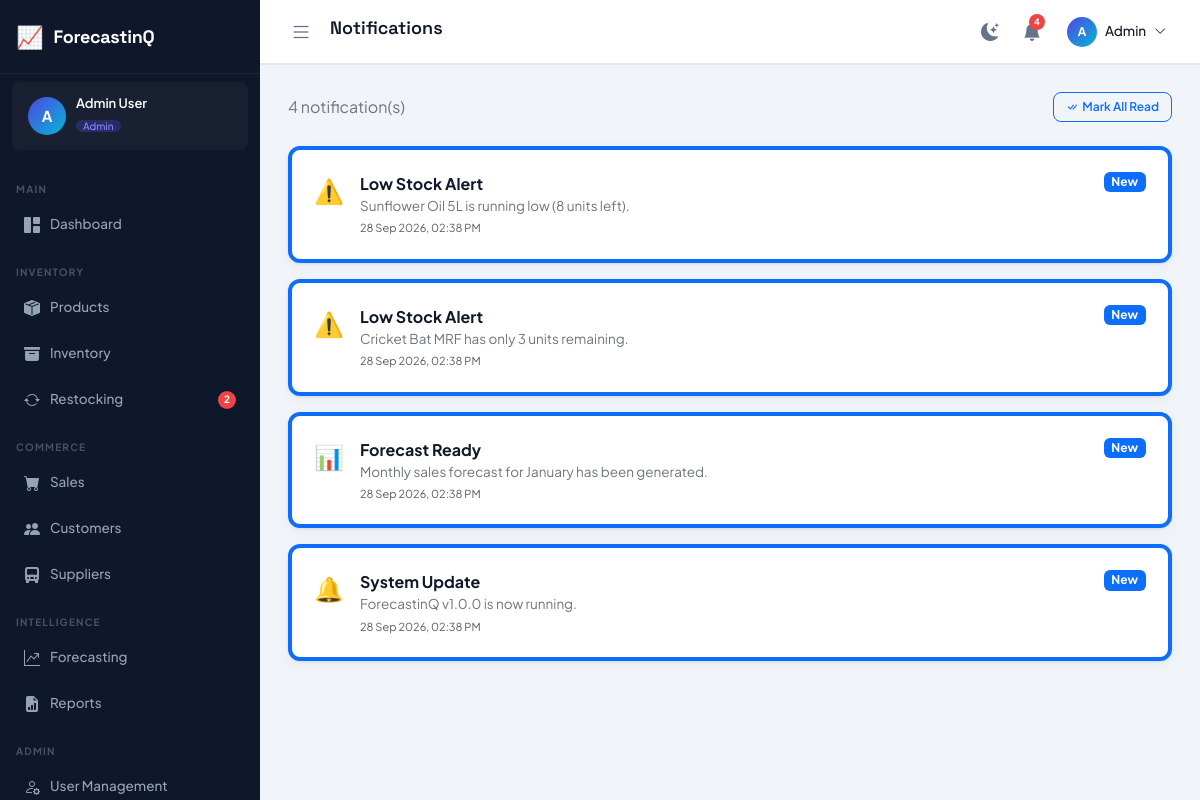
Screenshot of /notifications/ (signed in) with the database file from the repository.
### tables this page shows
CREATE TABLE notifications (
    id INTEGER PRIMARY KEY AUTOINCREMENT,
    user_id INTEGER,
    type VARCHAR(20) NOT NULL CHECK(type IN ('low_stock','out_of_stock','forecast','sales_target','system')),
    title VARCHAR(200) NOT NULL,
    message TEXT,
    is_read INTEGER DEFAULT 0,
    created_at TIMESTAMP DEFAULT CURRENT_TIMESTAMP,
    FOREIGN KEY (user_id) REFERENCES users(id) ON DELETE CASCADE
);

### blueprints/notifications.py (the view)
@bp.route("/")
@login_required
def index():
    user = get_current_user()
    if request.args.get("mark_all"):
        dbQuery("UPDATE notifications SET is_read=1 WHERE user_id=?", (user["id"],))
        return redirect(url_for("notifications.index"))
    notifications = dbFetchAll(
        "SELECT * FROM notifications WHERE user_id=? ORDER BY created_at DESC", (user["id"],)
    )
    icon_map = {"low_stock": "⚠️", "out_of_stock": "🚨", "forecast": "📊", "sales_target": "🎯", "system": "🔔"}
    for n in notifications:
        n["icon"] = icon_map.get(n["type"], "🔔")
    return render_template(
        "notifications/index.html",
        page_title="Notifications", active_menu="notifications",
        notifications_list=notifications,
    )

### db.py (called while the page is built)
def get_db():
    if "db" not in g:
        g.db = sqlite3.connect(current_app.config["DATABASE_PATH"])
        g.db.row_factory = sqlite3.Row
        g.db.execute("PRAGMA foreign_keys = ON")
    return g.db

def _row_to_dict(row):
    return dict(row) if row is not None else None

def dbFetchAll(sql, params=()):
    cur = get_db().execute(sql, params)
    return [dict(r) for r in cur.fetchall()]

def dbFetchOne(sql, params=()):
    cur = get_db().execute(sql, params)
    row = cur.fetchone()
    return _row_to_dict(row)

### utils.py (called while the page is built)
def is_logged_in() -> bool:
    return bool(session.get("user_id"))

def get_current_user() -> dict:
    return {
        "id": session.get("user_id", 0),
        "name": session.get("user_name", ""),
        "email": session.get("user_email", ""),
        "role": session.get("user_role", ""),
        "username": session.get("username", ""),
    }

def login_required(view):
    @wraps(view)
    def wrapped(*args, **kwargs):
        if not is_logged_in():
            return redirect(url_for("auth.login"))
        return view(*args, **kwargs)
    return wrapped

def format_datetime(value) -> str:
    if not value:
        return ""
    dt = _to_datetime(value)
    return dt.strftime("%d %b %Y, %I:%M %p") if dt else str(value)

def _to_datetime(value):
    if isinstance(value, (datetime, date)):
        return value
    if not isinstance(value, str):
        return None
    for fmt in ("%Y-%m-%d %H:%M:%S", "%Y-%m-%d", "%Y-%m-%dT%H:%M:%S"):
        try:
            return datetime.strptime(value, fmt)
        except ValueError:
            continue
    return None

def get_unread_notifications():
    user = get_current_user()
    return dbFetchAll(
        "SELECT * FROM notifications WHERE user_id = ? AND is_read = 0 ORDER BY created_at DESC LIMIT 10",
        (user["id"],),
    )

def get_notification_count() -> int:
    user = get_current_user()
    row = dbFetchOne(
        "SELECT COUNT(*) AS cnt FROM notifications WHERE user_id = ? AND is_read = 0",
        (user["id"],),
    )
    return int(row["cnt"]) if row else 0

def get_low_stock_count() -> int:
    row = dbFetchOne(
        "SELECT COUNT(*) AS cnt FROM products WHERE stock_quantity <= min_stock_level AND status='active'"
    )
    return int(row["cnt"]) if row else 0

### templates/notifications/index.html
{% extends "base.html" %}
{% block content %}
<div class="d-flex align-items-center justify-content-between mb-4">
    <span class="text-secondary">{{ notifications_list|length }} notification(s)</span>
    <a href="?mark_all=1" class="btn btn-sm btn-outline-primary"><i class="bi bi-check-all me-1"></i>Mark All Read</a>
</div>
<div class="d-flex flex-column gap-3">
{% if not notifications_list %}
    <div class="empty-state"><i class="bi bi-bell-slash"></i><p>No notifications yet.</p></div>
{% else %}
{% for n in notifications_list %}
    <div class="stat-card {{ '' if n.is_read else 'border-start border-4 border-primary' }}" style="--card-color:transparent;">
        <div class="d-flex align-items-start gap-3">
            <span style="font-size:24px;">{{ n.icon }}</span>
            <div class="flex-grow-1">
                <div class="fw-700">{{ n.title }}</div>
                <div class="text-secondary" style="font-size:13.5px;">{{ n.message }}</div>
                <div class="text-muted" style="font-size:11px;margin-top:4px;">{{ fmt_datetime(n.created_at) }}</div>
            </div>
            {% if not n.is_read %}
            <span class="badge bg-primary" style="height:fit-content;">New</span>
            {% endif %}
        </div>
    </div>
{% endfor %}
{% endif %}
</div>
{% endblock %}

### static/css/app.css (style rules this page uses)
:root { --primary: #4f46e5; --primary-dark: #3730a3; --primary-light: #818cf8; --accent: #06b6d4; --success: #10b981; --warning: #f59e0b; --danger: #ef4444; --info: #3b82f6; --bg: #f1f5f9; --surface: #ffffff; --surface-2: #f8fafc; --border: #e2e8f0; --border-light: #f1f5f9; --text-primary: #0f172a; --text-secondary:#64748b; --text-muted: #94a3b8; --sidebar-bg: #0f172a; --sidebar-text: #94a3b8; --sidebar-active:#4f46e5; --sidebar-hover: rgba(255,255,255,0.07); --sidebar-width: 260px; --topbar-bg: #ffffff; --topbar-height: 64px; --radius: 12px; --radius-sm: 8px; --radius-lg: 16px; --shadow: 0 1px 3px rgba(0,0,0,0.08), 0 4px 16px rgba(0,0,0,0.04); --shadow-md: 0 4px 24px rgba(0,0,0,0.10); --font-main: 'Plus Jakarta Sans', sans-serif; --font-head: 'Space Grotesk', sans-serif; --transition: 0.22s cubic-bezier(0.4,0,0.2,1); }
*, *::before, *::after { box-sizing: border-box; margin: 0; padding: 0; }
html { scroll-behavior: smooth; }
body { font-family: var(--font-main); background: var(--bg); color: var(--text-primary); display: flex; min-height: 100vh; overflow-x: hidden; transition: background var(--transition), color var(--transition); }
.stat-card { background: var(--surface); border: 1px solid var(--border); border-radius: var(--radius); padding: 22px; box-shadow: var(--shadow); transition: transform var(--transition), box-shadow var(--transition); position: relative; overflow: hidden; }
.stat-card::after { content: ''; position: absolute; top: 0; left: 0; right: 0; height: 3px; background: var(--card-color, var(--primary)); }
.btn { border-radius: var(--radius-sm); font-weight: 600; font-family: var(--font-main); font-size: 13.5px; transition: all var(--transition); }
.btn-sm { font-size: 12px; padding: 5px 12px; }
.fw-700 { font-weight: 700; }

### rows the page displays
notifications: icon "⚠️", title "Low Stock Alert", message "Sunflower Oil 5L is running low (8 units left).", created_at "28 Sep 2026, 02:38 PM", is_read "New"
notifications: icon "⚠️", title "Low Stock Alert", message "Cricket Bat MRF has only 3 units remaining.", created_at "28 Sep 2026, 02:38 PM", is_read "New"
notifications: icon "📊", title "Forecast Ready", message "Monthly sales forecast for January has been generated.", created_at "28 Sep 2026, 02:38 PM", is_read "New"
notifications: icon "🔔", title "System Update", message "ForecastinQ v1.0.0 is now running.", created_at "28 Sep 2026, 02:38 PM", is_read "New"

### other values shown
{{ app_name }} "ForecastinQ"
{{ (current_user.name or '?')[0]|upper }} "A"
{{ current_user.name }} "Admin User"
{{ current_user.role|capitalize }} "Admin"
{{ low_stock_count }} "2"
{{ page_title|default('Dashboard') }} "Notifications"
{{ notif_count }} "4"
{{ current_user.name.split(' ')[0] if current_user.name else '' }} "Admin"
{{ notifications_list|length }} "4"
